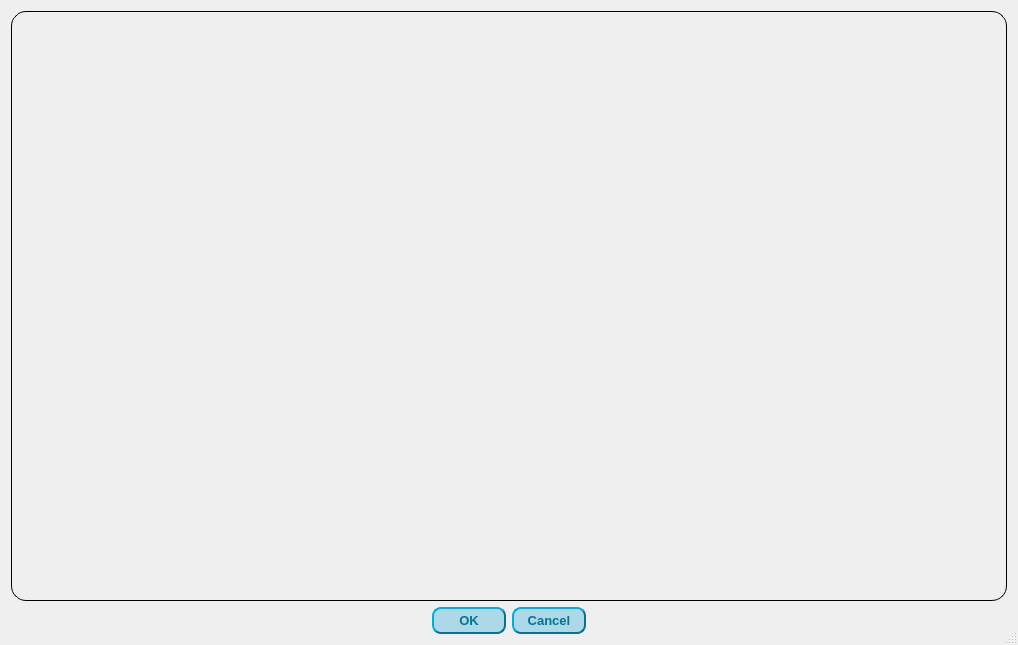
<?xml version="1.0" encoding="UTF-8"?>
<ui version="4.0">
 <class>JobDialog</class>
 <widget class="QDialog" name="JobDialog">
  <property name="windowModality">
   <enum>Qt::ApplicationModal</enum>
  </property>
  <property name="geometry">
   <rect>
    <x>0</x>
    <y>0</y>
    <width>1018</width>
    <height>645</height>
   </rect>
  </property>
  <property name="sizePolicy">
   <sizepolicy hsizetype="MinimumExpanding" vsizetype="Preferred">
    <horstretch>0</horstretch>
    <verstretch>0</verstretch>
   </sizepolicy>
  </property>
  <property name="windowTitle">
   <string>Job Dialog</string>
  </property>
  <property name="styleSheet">
   <string notr="true">QScrollBar {
  border: 1px solid black;
  background: white;
  border-radius: 12px;
  margin: 0px
}

QScrollBar::handle {
 border: 1px solid lavender;
  background:lavender;
  border-radius: 9px;
}

QScrollBar::sub-line, 
QScrollBar::add-line {
  background:transparent;
  subcontrol-origin:margin;
}

QScrollBar::left-arrow,
QScrollBar::right-arrow,
QScrollBar::add-page, 
QScrollBar::sub-page {
  background:transparent
}

QScrollBar:horizontal {
  height:25px
}

QScrollBar:vertical {
  width: 25px
}

QScrollBar::sub-line:horizontal {
  width: 0px;
  subcontrol-position:left
}

QScrollBar::add-line:horizontal {
  width: 0px;
  subcontrol-position:right
}

QScrollBar::sub-line:vertical {
  height: 0px;
  subcontrol-position: top
}

QScrollBar::add-line:vertical {
  height: 0px;
  subcontrol-position: bottom
}

QScrollBar::vertical {
  margin-left: 4px
}</string>
  </property>
  <property name="sizeGripEnabled">
   <bool>true</bool>
  </property>
  <property name="modal">
   <bool>true</bool>
  </property>
  <layout class="QVBoxLayout" name="verticalLayout">
   <item>
    <widget class="QScrollArea" name="actionsScrollArea">
     <property name="sizePolicy">
      <sizepolicy hsizetype="Expanding" vsizetype="Expanding">
       <horstretch>0</horstretch>
       <verstretch>0</verstretch>
      </sizepolicy>
     </property>
     <property name="minimumSize">
      <size>
       <width>0</width>
       <height>0</height>
      </size>
     </property>
     <property name="styleSheet">
      <string notr="true">QScrollBar {
  border: 1px solid black;
  background: white;
  border-radius: 12px;
  margin: 0px
}

QScrollBar::handle {
 border: 1px solid lavender;
  background:lavender;
  border-radius: 9px;
}

QScrollBar::sub-line, 
QScrollBar::add-line {
  background:transparent;
  subcontrol-origin:margin;
}

QScrollBar::left-arrow,
QScrollBar::right-arrow,
QScrollBar::add-page, 
QScrollBar::sub-page {
  background:transparent
}

QScrollBar:horizontal {
  height:25px
}

QScrollBar:vertical {
  width: 25px
}

QScrollBar::sub-line:horizontal {
  width: 0px;
  subcontrol-position:left
}

QScrollBar::add-line:horizontal {
  width: 0px;
  subcontrol-position:right
}

QScrollBar::sub-line:vertical {
  height: 0px;
  subcontrol-position: top
}

QScrollBar::add-line:vertical {
  height: 0px;
  subcontrol-position: bottom
}</string>
     </property>
     <property name="frameShape">
      <enum>QFrame::NoFrame</enum>
     </property>
     <property name="lineWidth">
      <number>0</number>
     </property>
     <property name="horizontalScrollBarPolicy">
      <enum>Qt::ScrollBarAlwaysOff</enum>
     </property>
     <property name="widgetResizable">
      <bool>true</bool>
     </property>
     <widget class="QWidget" name="actionsScrollAreaWidgetContents">
      <property name="geometry">
       <rect>
        <x>0</x>
        <y>0</y>
        <width>1000</width>
        <height>594</height>
       </rect>
      </property>
      <property name="styleSheet">
       <string notr="true">QWidget#actionsScrollAreaWidgetContents {
  border-color:black;
  border-width: 1px;        
  border-style: solid;
  border-radius: 15px;
}</string>
      </property>
      <layout class="QVBoxLayout" name="actionsScrollAreaContentsVerticalLayout">
       <item>
        <spacer name="verticalSpacer">
         <property name="orientation">
          <enum>Qt::Vertical</enum>
         </property>
         <property name="sizeHint" stdset="0">
          <size>
           <width>20</width>
           <height>100</height>
          </size>
         </property>
        </spacer>
       </item>
      </layout>
     </widget>
    </widget>
   </item>
   <item>
    <widget class="QDialogButtonBox" name="buttonBox">
     <property name="styleSheet">
      <string notr="true">QPushButton {
  background: lightblue;
  color:rgb(0,115,150);
  min-width:70px;
  min-height:23px;
  border-color:rgb(0,115,150);
  border-width: 2px;        
  border-style: outset;
  border-radius: 9px;
  font-weight:bold;
  font-size:10pt
}

QPushButton:pressed {
  border-style: inset;
  background: lightsteelblue
}</string>
     </property>
     <property name="orientation">
      <enum>Qt::Horizontal</enum>
     </property>
     <property name="standardButtons">
      <set>QDialogButtonBox::Cancel|QDialogButtonBox::Ok</set>
     </property>
     <property name="centerButtons">
      <bool>true</bool>
     </property>
    </widget>
   </item>
  </layout>
 </widget>
 <resources/>
 <connections>
  <connection>
   <sender>buttonBox</sender>
   <signal>accepted()</signal>
   <receiver>JobDialog</receiver>
   <slot>accept()</slot>
   <hints>
    <hint type="sourcelabel">
     <x>257</x>
     <y>635</y>
    </hint>
    <hint type="destinationlabel">
     <x>157</x>
     <y>274</y>
    </hint>
   </hints>
  </connection>
  <connection>
   <sender>buttonBox</sender>
   <signal>rejected()</signal>
   <receiver>JobDialog</receiver>
   <slot>reject()</slot>
   <hints>
    <hint type="sourcelabel">
     <x>325</x>
     <y>635</y>
    </hint>
    <hint type="destinationlabel">
     <x>286</x>
     <y>274</y>
    </hint>
   </hints>
  </connection>
 </connections>
</ui>
